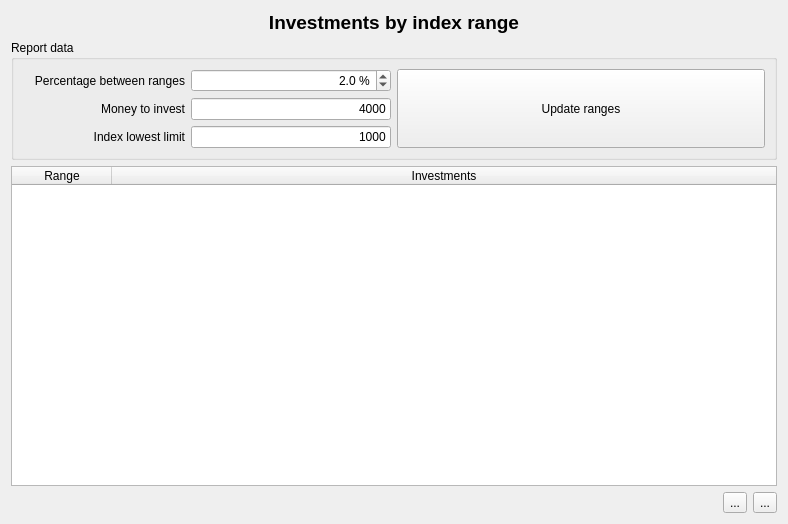
<?xml version="1.0" encoding="UTF-8"?>
<ui version="4.0">
 <class>wdgIndexRange</class>
 <widget class="QWidget" name="wdgIndexRange">
  <property name="geometry">
   <rect>
    <x>0</x>
    <y>0</y>
    <width>788</width>
    <height>524</height>
   </rect>
  </property>
  <layout class="QHBoxLayout" name="horizontalLayout_6">
   <item>
    <layout class="QVBoxLayout" name="verticalLayout_3">
     <item>
      <widget class="QLabel" name="lbl">
       <property name="sizePolicy">
        <sizepolicy hsizetype="Minimum" vsizetype="Preferred">
         <horstretch>0</horstretch>
         <verstretch>0</verstretch>
        </sizepolicy>
       </property>
       <property name="font">
        <font>
         <pointsize>14</pointsize>
         <weight>75</weight>
         <bold>true</bold>
        </font>
       </property>
       <property name="text">
        <string>Investments by index range</string>
       </property>
       <property name="alignment">
        <set>Qt::AlignCenter</set>
       </property>
      </widget>
     </item>
     <item>
      <widget class="QGroupBox" name="groupBox">
       <property name="title">
        <string>Report data</string>
       </property>
       <layout class="QHBoxLayout" name="horizontalLayout_7">
        <item>
         <layout class="QHBoxLayout" name="horizontalLayout_5">
          <item>
           <layout class="QVBoxLayout" name="verticalLayout">
            <item>
             <layout class="QHBoxLayout" name="horizontalLayout">
              <item>
               <widget class="QLabel" name="label_2">
                <property name="text">
                 <string>Percentage between ranges</string>
                </property>
                <property name="alignment">
                 <set>Qt::AlignRight|Qt::AlignTrailing|Qt::AlignVCenter</set>
                </property>
               </widget>
              </item>
              <item>
               <widget class="QDoubleSpinBox" name="spin">
                <property name="sizePolicy">
                 <sizepolicy hsizetype="Fixed" vsizetype="Fixed">
                  <horstretch>0</horstretch>
                  <verstretch>0</verstretch>
                 </sizepolicy>
                </property>
                <property name="minimumSize">
                 <size>
                  <width>200</width>
                  <height>0</height>
                 </size>
                </property>
                <property name="alignment">
                 <set>Qt::AlignRight|Qt::AlignTrailing|Qt::AlignVCenter</set>
                </property>
                <property name="suffix">
                 <string> %</string>
                </property>
                <property name="decimals">
                 <number>1</number>
                </property>
                <property name="singleStep">
                 <double>0.100000000000000</double>
                </property>
                <property name="value">
                 <double>2.000000000000000</double>
                </property>
               </widget>
              </item>
             </layout>
            </item>
            <item>
             <layout class="QHBoxLayout" name="horizontalLayout_2">
              <item>
               <widget class="QLabel" name="label">
                <property name="text">
                 <string>Money to invest</string>
                </property>
                <property name="alignment">
                 <set>Qt::AlignRight|Qt::AlignTrailing|Qt::AlignVCenter</set>
                </property>
               </widget>
              </item>
              <item>
               <widget class="myQLineEdit" name="txtInvertir">
                <property name="sizePolicy">
                 <sizepolicy hsizetype="Fixed" vsizetype="Fixed">
                  <horstretch>0</horstretch>
                  <verstretch>0</verstretch>
                 </sizepolicy>
                </property>
                <property name="minimumSize">
                 <size>
                  <width>200</width>
                  <height>0</height>
                 </size>
                </property>
                <property name="text">
                 <string>4000</string>
                </property>
                <property name="alignment">
                 <set>Qt::AlignRight|Qt::AlignTrailing|Qt::AlignVCenter</set>
                </property>
               </widget>
              </item>
             </layout>
            </item>
            <item>
             <layout class="QHBoxLayout" name="horizontalLayout_3">
              <item>
               <widget class="QLabel" name="label_4">
                <property name="text">
                 <string>Index lowest limit</string>
                </property>
                <property name="alignment">
                 <set>Qt::AlignRight|Qt::AlignTrailing|Qt::AlignVCenter</set>
                </property>
               </widget>
              </item>
              <item>
               <widget class="myQLineEdit" name="txtMinimo">
                <property name="sizePolicy">
                 <sizepolicy hsizetype="Fixed" vsizetype="Fixed">
                  <horstretch>0</horstretch>
                  <verstretch>0</verstretch>
                 </sizepolicy>
                </property>
                <property name="minimumSize">
                 <size>
                  <width>200</width>
                  <height>0</height>
                 </size>
                </property>
                <property name="text">
                 <string>1000</string>
                </property>
                <property name="alignment">
                 <set>Qt::AlignRight|Qt::AlignTrailing|Qt::AlignVCenter</set>
                </property>
               </widget>
              </item>
             </layout>
            </item>
           </layout>
          </item>
          <item>
           <layout class="QVBoxLayout" name="verticalLayout_2">
            <item>
             <widget class="QPushButton" name="cmd">
              <property name="sizePolicy">
               <sizepolicy hsizetype="Minimum" vsizetype="Preferred">
                <horstretch>0</horstretch>
                <verstretch>0</verstretch>
               </sizepolicy>
              </property>
              <property name="text">
               <string>Update ranges</string>
              </property>
             </widget>
            </item>
           </layout>
          </item>
         </layout>
        </item>
       </layout>
      </widget>
     </item>
     <item>
      <widget class="myQTableWidget" name="table">
       <property name="contextMenuPolicy">
        <enum>Qt::CustomContextMenu</enum>
       </property>
       <property name="editTriggers">
        <set>QAbstractItemView::NoEditTriggers</set>
       </property>
       <property name="alternatingRowColors">
        <bool>true</bool>
       </property>
       <property name="selectionMode">
        <enum>QAbstractItemView::SingleSelection</enum>
       </property>
       <property name="selectionBehavior">
        <enum>QAbstractItemView::SelectRows</enum>
       </property>
       <attribute name="horizontalHeaderStretchLastSection">
        <bool>true</bool>
       </attribute>
       <attribute name="verticalHeaderVisible">
        <bool>false</bool>
       </attribute>
       <column>
        <property name="text">
         <string>Range</string>
        </property>
       </column>
       <column>
        <property name="text">
         <string>Investments</string>
        </property>
       </column>
      </widget>
     </item>
     <item>
      <layout class="QHBoxLayout" name="horizontalLayout_4">
       <item>
        <widget class="QLabel" name="lblTotal">
         <property name="font">
          <font>
           <pointsize>8</pointsize>
           <weight>75</weight>
           <bold>true</bold>
          </font>
         </property>
         <property name="alignment">
          <set>Qt::AlignCenter</set>
         </property>
        </widget>
       </item>
       <item>
        <widget class="QToolButton" name="cmdIRAnalisis">
         <property name="toolTip">
          <string>Show benchmark report</string>
         </property>
         <property name="text">
          <string>...</string>
         </property>
         <property name="icon">
          <iconset resource="../images/xulpymoney.qrc">
           <normaloff>:/xulpymoney/books.png</normaloff>:/xulpymoney/books.png</iconset>
         </property>
        </widget>
       </item>
       <item>
        <widget class="QToolButton" name="cmdIRInsertar">
         <property name="toolTip">
          <string>Add a price to the benchmark</string>
         </property>
         <property name="text">
          <string>...</string>
         </property>
         <property name="icon">
          <iconset resource="../images/xulpymoney.qrc">
           <normaloff>:/xulpymoney/add.png</normaloff>:/xulpymoney/add.png</iconset>
         </property>
        </widget>
       </item>
      </layout>
     </item>
    </layout>
   </item>
  </layout>
  <action name="actionTop">
   <property name="text">
    <string>Top</string>
   </property>
  </action>
  <action name="actionMiddle">
   <property name="text">
    <string>Middle</string>
   </property>
  </action>
  <action name="actionBottom">
   <property name="text">
    <string>Bottom</string>
   </property>
  </action>
 </widget>
 <customwidgets>
  <customwidget>
   <class>myQTableWidget</class>
   <extends>QTableWidget</extends>
   <header location="global">myqtablewidget</header>
  </customwidget>
  <customwidget>
   <class>myQLineEdit</class>
   <extends>QLineEdit</extends>
   <header location="global">myqlineedit</header>
  </customwidget>
 </customwidgets>
 <resources>
  <include location="../images/xulpymoney.qrc"/>
 </resources>
 <connections/>
</ui>
